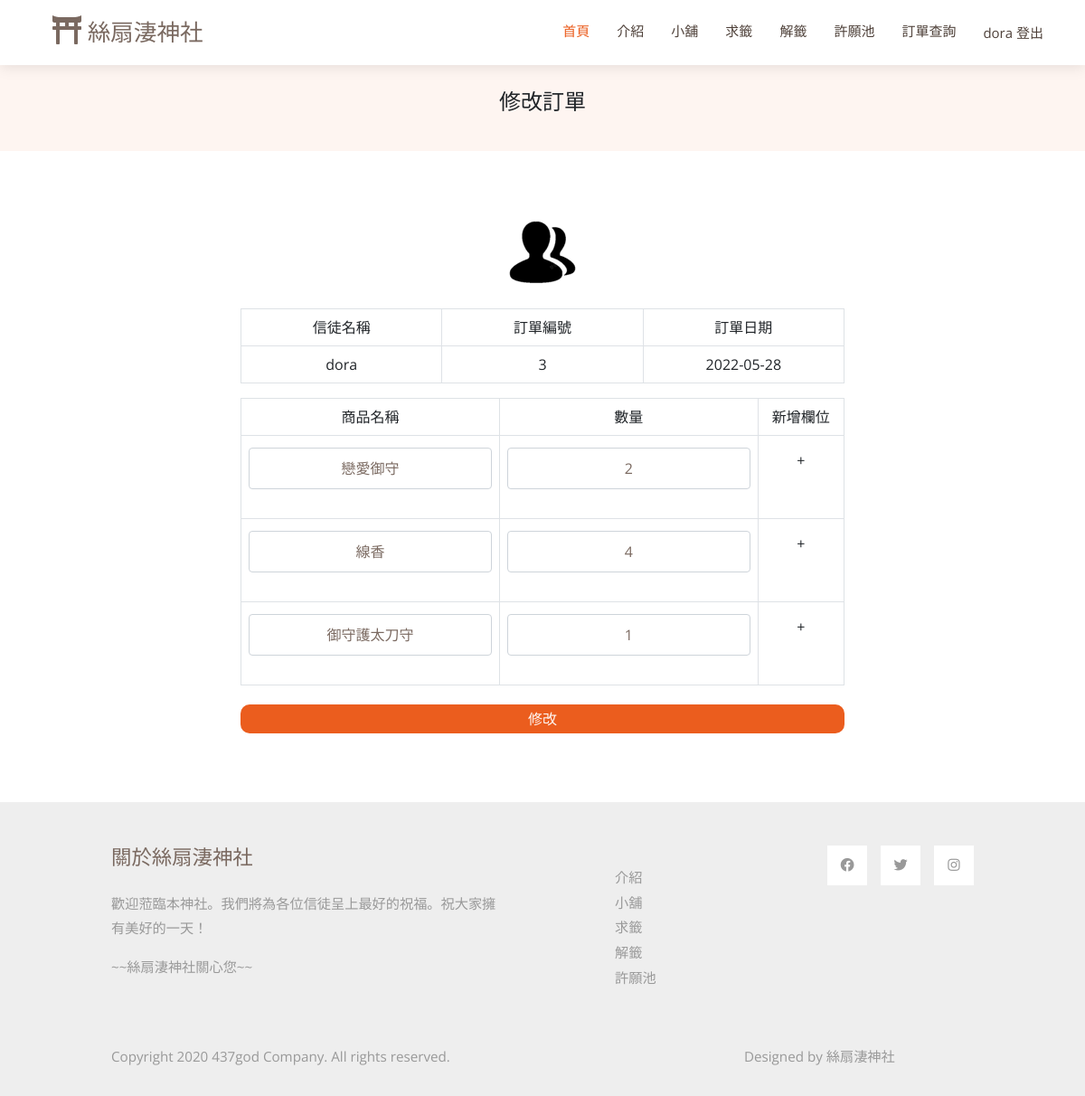
/updateOrder_check.php?order=3 (signed in), run on the app's committed database.
### tables this page shows
CREATE TABLE `order` (
  `member_name` varchar(20) NOT NULL,
  `order_id` int(20) NOT NULL,
  `order_totalprice` int(10) NOT NULL,
  `order_time` date DEFAULT NULL
);

CREATE TABLE `order_content` (
  `order_id` int(11) NOT NULL,
  `product_name` varchar(20) NOT NULL,
  `product_quantity` int(11) NOT NULL,
  `product_image` varchar(500) NOT NULL,
  `product_price` int(11) NOT NULL,
  `product_unitprice` int(11) NOT NULL
);

### updateOrder_check.php (the view, shortened to what this page needs)
<!DOCTYPE html>
<html lang="en">
<head>
  <?php
    include ("template.php");
    echo $vendorcss;
    echo $maincss;
  ?>
</head>
<body>
  <?php
    include ("template.php");
  ?>
  <?php
    include("mysql_connect.inc.php");
    if ($result = mysqli_query($link, "SELECT * FROM `order` WHERE order_id = ".$_GET['order'].";")) {
      while ($row = mysqli_fetch_assoc($result)) {
        $data .= "
          <tr>
            <td scope=\"col\">$row[member_name]</td>
            <td scope=\"col\">$row[order_id]
              <input type=\"hidden\" id=\"order_id\" class=\"input form-control\" value=\"$row[order_id]\">
            </td>
            <td scope=\"col\">$row[order_time]</td>
          </tr>";
      }
    }
    if ($result = mysqli_query($link, "SELECT `product_image`, `product_name`, `product_quantity` FROM order_content WHERE order_id = ".$_GET['order'].";")) {
      while ($row = mysqli_fetch_assoc($result)) {
        $data2 .= "
          <tr>
            <td scope=\"col\" colspan=\"3\">
              <input type=\"text\" class=\"input form-control\" name=\"p-name\" value=\"$row[product_name]\"><br>
            </td>
            <td scope=\"col\" colspan=\"3\">
              <input type=\"text\" class=\"input form-control\" name=\"p-quantity\" value=\"$row[product_quantity]\"><br>
            </td>
            <td scope=\"col\">
              <button type=\"button\" id=\"btn_append\" class=\"btn\">+</button>
            </td>
          </tr>";
      }
    }
  ?>
  <header id="header" class="fixed-top d-flex align-items-center">
    <div class="container d-flex align-items-center justify-content-between">
      <div class="container-fluid">
        <a class="navbar-brand" href="index.php">
            <i class="fas fa-film mr-2"></i>
            絲扇淒神社
        </a>
      </div>
      <nav id="navbar" class="navbar">
        <ul>
          <li><a class="nav-link scrollto active" href="index.php">首頁</a></li>
          <li><a class="nav-link scrollto" href="index.php">介紹</a></li>
          <li><a class="nav-link scrollto" href="store-page.php">小舖</a></li>
          <li><a class="nav-link scrollto" href="求籤.php">求籤</a></li>
          <li><a class="nav-link scrollto" href="解籤1.php">解籤</a></li>
          <li><a class="nav-link scrollto" href="許願池.php">許願池</a></li>
          <?php
            if (isset($_SESSION['Name'])) {
                if($_SESSION["Name"] == 'admin')
                {
                  echo '<li><a class="nav-link scrollto" href="商品管理.php">管理中心</a></li>';
                  echo '<li><a href="logout.php">'.$_SESSION['Name'].'   登出</a></li>';
                }
                else
                {
                  echo '<li><a class="nav-link scrollto" href="訂單管理.php">訂單查詢</a></li>';
                  echo '<li><a href="logout.php">'.$_SESSION['Name'].'   登出</a></li>';
                }
                } else {
                echo '<li><button class="getstarted button1" onclick="document.getElementById(\'id01\').style.display=\'block\'" style="width: 125px; padding-top: 7px;">登入/註冊</button></li>';
                }
            ?>
        </ul>
      </nav>
    </div>
  </header>
  <main id="main" style="margin-top: 20px;">
    <section class="breadcrumbs">
        <div class="container">
          <div class="d-flex justify-content-between align-items-center mt-5">
            <h2>修改訂單</h2>
          </div>
        </div>
    </section>
    <section>
      <div class="container" style="text-align: center; width: 700px">
        <img src="img/insert.png">
        <br><br>
        <table class="table table-bordered" style="table-layout:fixed">
          <tbody>
            <tr>
              <td scope="col">信徒名稱</td>
              <td scope="col">訂單編號</td>
              <td scope="col">訂單日期</td>
            </tr>
            <?php echo $data;?>
          </tbody>
        </table>
        <table class="table table-bordered" style="table-layout:fixed">
          <tbody id="div_upload">
            <tr>
              <td scope="col" colspan="3">商品名稱</td>
              <td scope="col" colspan="3">數量</td>
              <td scope="col">新增欄位</td>
            </tr>
            <?php echo $data2;?>
          </tbody>
        </table>
        <input type="button" name="button" class="btn btn-new" id="sub_btn" value="修改" onclick="location.href='orderForManager.php'"></button>
      </div>
    </section>
  </main>
  <?php
  include ("template.php");
  ?>
</body>
</html>

### css/style.css (style rules this page uses)
body { font-family: "Open Sans", sans-serif; color: #212529; }
a { color: #eb5d1e; text-decoration: none; }
h1, h2, h3, h4, h5, h6, .font-primary { font-family: "Raleway", sans-serif; }
#header { height: 72px; transition: all 0.5s; z-index: 997; transition: all 0.5s; background: #fff; box-shadow: 0px 2px 15px rgba(0, 0, 0, 0.1); }
#main { margin-top: 72px; }
.navbar { padding: 0; }
.navbar ul { margin: 0; padding: 0; display: flex; list-style: none; align-items: center; }
.navbar li { position: relative; }
.navbar a, .navbar a:focus { display: flex; align-items: center; justify-content: space-between; padding: 10px 0 10px 30px; font-size: 15px; color: #4e4039; white-space: nowrap; transition: 0.3s; }
.navbar a:hover, .navbar .active, .navbar .active:focus, .navbar li:hover > a { color: #eb5d1e; }
section { padding: 60px 0; overflow: hidden; }
.breadcrumbs { padding: 15px 0; background-color: #fef5f1; min-height: 40px; }
.breadcrumbs h2 { font-size: 24px; font-weight: 300; }

### css/style1.css (style rules this page uses)
*, *:before, *:after { box-sizing: border-box; margin: 0; padding: 0; }
body { font-family: "Open Sans", Helvetica, Arial, sans-serif; background: #ffffff; }
input, button { border: none; outline: none; background: none; font-family: "Open Sans", Helvetica, Arial, sans-serif; }
h2 { width: 100%; font-size: 26px; text-align: center; }
input { display: block; width: 100%; margin-top: 5px; padding-bottom: 5px; font-size: 16px; border-bottom: 1px solid rgba(0, 0, 0, 0.4); text-align: center; }
.container { padding: 16px; }

### css/templatemo-style.css (style rules this page uses)
p { line-height: 1.8; }
a { text-decoration: none; transition: all 0.3s ease; }
.container-fluid { max-width: 1770px; }
.tm-container-small { max-width: 1050px; }
.btn { border-radius: 0; }
.form-control { padding: 10px 20px; width: 100%; height: auto; }
.navbar-brand { color: rgb(122, 105, 96); font-size: 1.6rem; }
.navbar-brand i { font-size: 2rem; }
.tm-text-primary { color: rgb(122, 105, 96); }
.tm-bg-gray { background-color: #EEEEEE; }
.nav-link { color: #666666; border-bottom: 4px solid transparent; font-size: 1.2rem; }
p, .tm-text-gray { color: #999; }
.tm-footer-links li { list-style: none; margin-bottom: 5px; }
.tm-footer-links li a { color: #999999; }
.tm-social-links li { list-style: none; margin-right: 15px; }
.tm-social-links li:last-child { margin-right: 0; }
.tm-social-links li a { color: #999999; width: 44px; height: 44px; display: flex; background-color: #fff; align-items: center; justify-content: center; }
.tm-footer { font-size: 0.95rem; }
.tm-footer-title { font-size: 1.4rem; }
.form-control, input:-internal-autofill-selected, select:not([multiple]) { color: #7a6960 !important; }
.form-control::placeholder { color: #7a6960; opacity: 1; }

### updateOrder_check.php (style rules this page uses)
.btn-new { background-color: #eb5d1e; color: #fef8f5; border-radius: 10px; padding-top: 3px; padding-bottom: 3px; padding-left: 10px; padding-right: 10px; }

### data on the page
order: member_name "dora", order_id "3", order_time "2022-05-28"
order_content: p-name "戀愛御守", p-quantity "2"
order_content: p-name "線香", p-quantity "4"
order_content: p-name "御守護太刀守", p-quantity "1"

### other printed values
$_SESSION['Name'] "dora"
